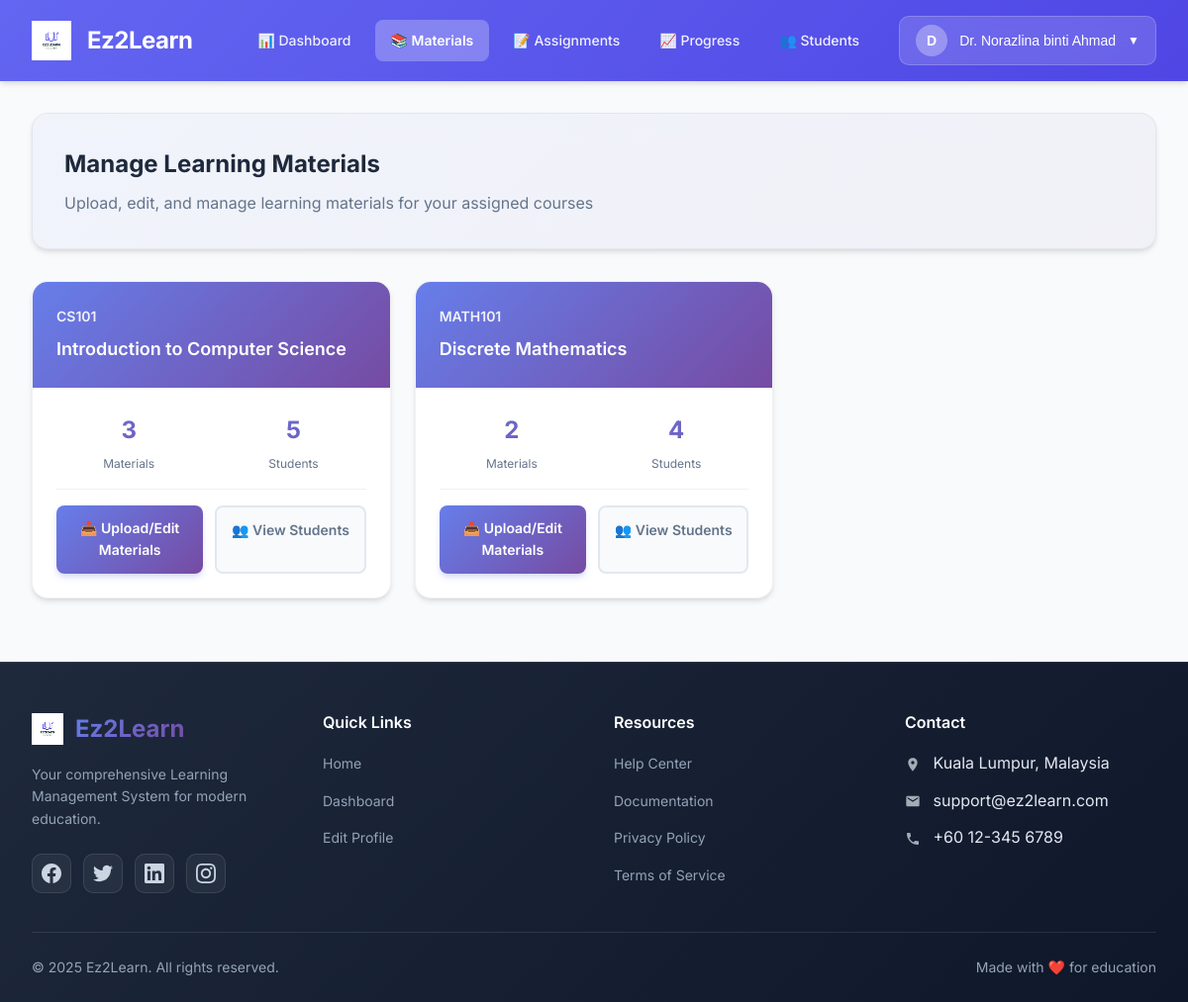
Page /lecturer/module-managelearning/index.php (signed in) on the committed database.
### tables this page shows
CREATE TABLE courses (
    course_id INT AUTO_INCREMENT PRIMARY KEY,
    course_code VARCHAR(20) UNIQUE NOT NULL,
    course_name VARCHAR(100) NOT NULL,
    description TEXT,
    status ENUM('open','closed') DEFAULT 'open'
);

### lecturer/module-managelearning/index.php (the view, shortened to what this page needs)
<?php
$db_host = 'localhost';
$db_user = 'root';
$db_pass = '';
$db_name = 'ez2learn';
$conn = mysqli_connect($db_host, $db_user, $db_pass, $db_name);
$lecturer_id = $_SESSION['user_id'] ?? 0;
$courses_query = "
    SELECT
        c.course_id, c.course_code, c.course_name, c.description, c.status,
        COUNT(DISTINCT m.material_id) as materials_count,
        COUNT(DISTINCT e.student_id) as enrolled_students
    FROM courses c
    INNER JOIN course_lecturers cl ON c.course_id = cl.course_id
    LEFT JOIN materials m ON c.course_id = m.course_id AND m.lecturer_id = ?
    LEFT JOIN enrollments e ON c.course_id = e.course_id
    WHERE cl.lecturer_id = ?
    GROUP BY c.course_id
    ORDER BY c.course_code ASC
";
$stmt = mysqli_prepare($conn, $courses_query);
mysqli_stmt_bind_param($stmt, "ii", $lecturer_id, $lecturer_id);
mysqli_stmt_execute($stmt);
$result = mysqli_stmt_get_result($stmt);
$courses = mysqli_fetch_all($result, MYSQLI_ASSOC);
require_once '../../includes/header-lecturer.php';
?>
    <div class="container">
        <div class="page-header">
            <h1>Manage Learning Materials</h1>
            <p>Upload, edit, and manage learning materials for your assigned courses</p>
        </div>
        <?php if (empty($courses)): ?>
            <div class="empty-state">
                <div class="empty-state-icon">📚</div>
                <h3>No Courses Found</h3>
                <p>You are not assigned as a lecturer for any courses.</p>
                <p style="margin-top: 10px; color: #999; font-size: 14px;">Contact the administrator to be assigned to courses.</p>
            </div>
        <?php else: ?>
            <div class="courses-grid">
                <?php foreach ($courses as $course): ?>
                    <div class="course-card">
                        <div class="course-header">
                            <div class="course-code"><?php echo htmlspecialchars($course['course_code']); ?></div>
                            <div class="course-title"><?php echo htmlspecialchars($course['course_name']); ?></div>
                        </div>
                        <div class="course-body">
                            <div class="course-stats">
                                <div class="stat-item">
                                    <div class="stat-value"><?php echo $course['materials_count']; ?></div>
                                    <div class="stat-label">Materials</div>
                                </div>
                                <div class="stat-item">
                                    <div class="stat-value"><?php echo $course['enrolled_students']; ?></div>
                                    <div class="stat-label">Students</div>
                                </div>
                            </div>
                            <div class="course-actions">
                                <a href="manage-materials.php?course_id=<?php echo $course['course_id']; ?>" class="btn-action btn-manage">📤 Upload/Edit Materials</a>
                                <a href="view-students.php?course_id=<?php echo $course['course_id']; ?>" class="btn-action btn-view">👥 View Students</a>
                            </div>
                        </div>
                    </div>
                <?php endforeach; ?>
            </div>
        <?php endif; ?>
    </div>
<?php require_once '../../includes/footer.php'; ?>

### includes/header-lecturer.php (style rules this page uses)
* { margin: 0; padding: 0; box-sizing: border-box; }
body { font-family: 'Inter', -apple-system, BlinkMacSystemFont, 'Segoe UI', sans-serif; background: #f8fafc; color: #1e293b; line-height: 1.6; }
.container { max-width: 1600px; margin: 2rem auto; padding: 0 2rem; }

### lecturer/module-managelearning/index.php (style rules this page uses)
.page-header { background: linear-gradient(135deg, rgba(102, 126, 234, 0.05) 0%, rgba(118, 75, 162, 0.05) 100%); border-radius: 16px; padding: 2rem; box-shadow: 0 4px 6px -1px rgba(0, 0, 0, 0.1), 0 2px 4px -1px rgba(0, 0, 0, 0.06); margin-bottom: 2rem; border: 1px solid rgba(0, 0, 0, 0.05); }
.page-header h1 { color: #1e293b; font-size: 1.5rem; font-weight: 700; margin-bottom: 0.5rem; }
.page-header p { color: #64748b; font-size: 1rem; }
.courses-grid { display: grid; grid-template-columns: repeat(auto-fill, minmax(350px, 1fr)); gap: 1.5rem; }
.course-card { background: white; border-radius: 16px; box-shadow: 0 4px 6px -1px rgba(0, 0, 0, 0.1), 0 2px 4px -1px rgba(0, 0, 0, 0.06); overflow: hidden; transition: all 0.3s cubic-bezier(0.4, 0, 0.2, 1); border: 1px solid rgba(0, 0, 0, 0.05); }
.course-header { background: linear-gradient(135deg, #667eea 0%, #764ba2 100%); color: white; padding: 1.5rem; }
.course-code { font-size: 0.875rem; font-weight: 600; opacity: 0.9; margin-bottom: 0.5rem; }
.course-title { font-size: 1.125rem; font-weight: 600; }
.course-body { padding: 1.5rem; }
.course-stats { display: flex; gap: 1.25rem; margin-bottom: 1rem; padding-bottom: 1rem; border-bottom: 1px solid #f0f0f0; }
.stat-item { flex: 1; text-align: center; }
.stat-value { font-size: 1.5rem; font-weight: 700; background: linear-gradient(135deg, #667eea 0%, #764ba2 100%); -webkit-background-clip: text; -webkit-text-fill-color: transparent; background-clip: text; margin-bottom: 0.25rem; }
.stat-label { font-size: 0.75rem; color: #64748b; }
.course-actions { display: flex; gap: 0.75rem; flex-wrap: wrap; }
.btn-action { flex: 1; min-width: 120px; padding: 0.75rem; border: none; border-radius: 8px; font-size: 0.875rem; font-weight: 600; cursor: pointer; transition: all 0.3s cubic-bezier(0.4, 0, 0.2, 1); text-decoration: none; display: inline-block; text-align: center; }
.btn-manage { background: linear-gradient(135deg, #667eea 0%, #764ba2 100%); color: white; box-shadow: 0 4px 6px -1px rgba(102, 126, 234, 0.3); }
.btn-view { background: #f8fafc; color: #64748b; border: 2px solid #e2e8f0; }

### rows in the picture
courses: course_code "CS101", course_name "Introduction to Computer Science", materials_count "3", enrolled_students "5"
courses: course_code "MATH101", course_name "Discrete Mathematics", materials_count "2", enrolled_students "4"

### other values in the picture
substr($user_name, 0, 1) "D"
$user_name "Dr. Norazlina binti Ahmad"
